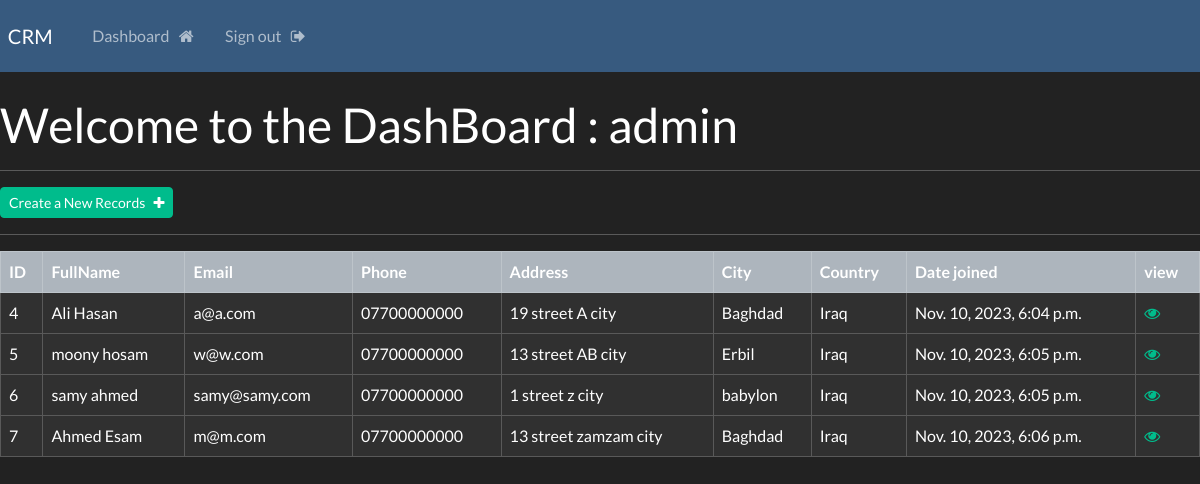
/dashBoard/ (signed in), run on the app's committed database.
### base/models.py (models this page shows, shortened)
class Client(models.Model):
    first_name=models.CharField(max_length=50)
    last_name=models.CharField(max_length=50)
    email=models.CharField(max_length=250)
    phone=models.CharField(max_length=50)
    address=models.CharField(max_length=300)
    city=models.CharField(max_length=300)
    country=models.CharField(max_length=300)
    created=models.DateTimeField(auto_now_add=True)

### base/views.py (the view)
# urls.py: path('dashBoard/' , views.dashBoard , name='dashBoard'),
@login_required(login_url='loginPage')
def dashBoard(request):
    clients=Client.objects.all()
    context={'clients':clients}
    return render(request , 'base/dashboard.html' , context)

### base/templates/base/dashboard.html
{% extends "base/base.html" %}
{% block content  %}
<h1>Welcome to the DashBoard : {{user}}</h1>
<hr>
<a class='btn btn-success btn-sm' href="{% url 'create' %}"> Create a New Records &nbsp; <i class="fa fa-plus" aria-hidden="true"></i> </a>
<hr>
<table class='table table-dark table-hover table-bordered ' >
    <thead class='table-light'>
        <tr>
            <th scope='col'>ID</th>
            <th scope='col'>FullName</th>
            <th scope='col'>Email</th>
            <th scope='col'>Phone</th>
            <th scope='col'>Address</th>
            <th scope='col'>City</th>
            <th scope='col'>Country</th>
            <th scope='col'>Date joined</th>
            <th scope='col'>view</th>
        </tr>
    </thead>
    <tbody>
        {% if clients %}
            {% for client in clients %}
                <tr>
                    <td>{{client.id}}</td>
                    <td>{{client.first_name}} {{client.last_name}}</td>
                    <td>{{client.email}}</td>
                    <td>{{client.phone}}</td>
                    <td>{{client.address}}</td>
                    <td>{{client.city}}</td>
                    <td>{{client.country}}</td>
                    <td>{{client.created}}</td>
                    <td><a href="{% url 'viewClient' client.id %}"><i class="fa fa-eye" aria-hidden="true"></i></a></td>
                </tr>
            {% endfor %}
        {% endif %}
    </tbody>
</table>
{% endblock %}

### base/templates/base/base.html (shortened to what this page needs)
{% load static %}
<!DOCTYPE html>
<html lang="en">
<head>
    <link rel="stylesheet" type='text/css' href="https://bootswatch.com/5/darkly/bootstrap.min.css">
    <link rel="stylesheet" type='text/css' href="{% static 'css/style.css' %} ">
    <link rel="stylesheet" href="https://cdnjs.cloudflare.com/ajax/libs/font-awesome/4.7.0/css/font-awesome.min.css">
</head>
<body>
    {% include "base/navbar.html" %}
    <div class='container'>
        <br>
    </div>
    {% block content %}
    {% endblock  %}
</body>
</html>

### base/templates/base/navbar.html (shortened to what this page needs)
<nav class="navbar navbar-expand-lg navbar-dark bg-primary justify-content-center">
    <a class="navbar-brand main-heading" href="{% url '' %}">
        &nbsp; CRM
    </a>
        <div class="collapse navbar-collapse text-center" id="navbarNavDropdown">
        <ul class="navbar-nav mr-auto">
            {% if user.is_authenticated %}
            <li class="nav-item">
                <a class="nav-link" href="{% url 'dashBoard' %}">Dashboard &nbsp; <i class="fa fa-home" aria-hidden="true"></i> </a>
            </li>
            <li class="nav-item">
                <a class="nav-link" href="{% url 'LogOUTuser' %}">Sign out &nbsp; <i class="fa fa-sign-out" aria-hidden="true"></i> </a>
            </li>
        </ul>
        {% endif %}
    </div>
</nav>

### data on the page
Client: id "4", first_name "Ali", last_name "Hasan", email "a@a.com", phone "07700000000", address "19 street A city", city "Baghdad", country "Iraq", created "Nov. 10, 2023, 6:04 p.m."
Client: id "5", first_name "moony", last_name "hosam", email "w@w.com", phone "07700000000", address "13 street AB city", city "Erbil", country "Iraq", created "Nov. 10, 2023, 6:05 p.m."
Client: id "6", first_name "samy", last_name "ahmed", email "samy@samy.com", phone "07700000000", address "1 street z city", city "babylon", country "Iraq", created "Nov. 10, 2023, 6:05 p.m."
Client: id "7", first_name "Ahmed", last_name "Esam", email "m@m.com", phone "07700000000", address "13 street zamzam city", city "Baghdad", country "Iraq", created "Nov. 10, 2023, 6:06 p.m."

### other printed values
{{ user }} "admin"
